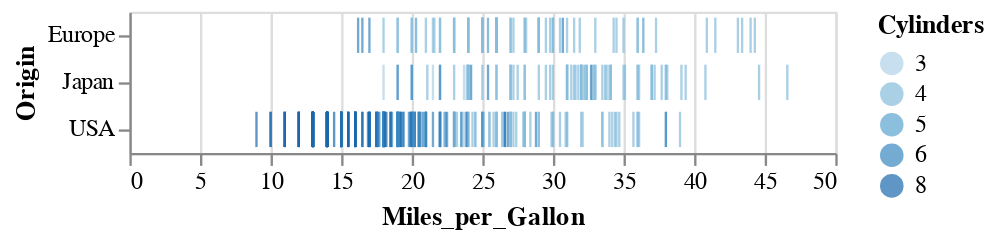

The notebook cell this image was saved under:
### Markdown cell above
Let's add the shorthands for each of these data types to our specification, using the one-letter codes above
(for example, change ``"Miles_per_Gallon"`` to ``"Miles_per_Gallon:Q"`` to explicitly specify that it is a quantitative type):

### Code cell
alt.Chart(cars).mark_tick().encode(
    x='Miles_per_Gallon:Q',
    y='Origin:N',
    color='Cylinders:O'
)

### Figure 1 — Vega-Lite specification as saved in the notebook (floating-point values rounded to 4 significant figures; data arrays with more than 128 entries replaced by an {"elided": "..."} marker saying what was removed)
{"config": {"view": {"continuousWidth": 300, "continuousHeight": 300}}, "data": {"name": "data-f02450ab61490a1363517a0190416235"}, "mark": {"type": "tick"}, "encoding": {"color": {"field": "Cylinders", "type": "ordinal"}, "x": {"field": "Miles_per_Gallon", "type": "quantitative"}, "y": {"field": "Origin", "type": "nominal"}}, "$schema": "https://vega.github.io/schema/vega-lite/v5.15.1.json", "datasets": {"data-f02450ab61490a1363517a0190416235": {"elided": "406 records"}}}
